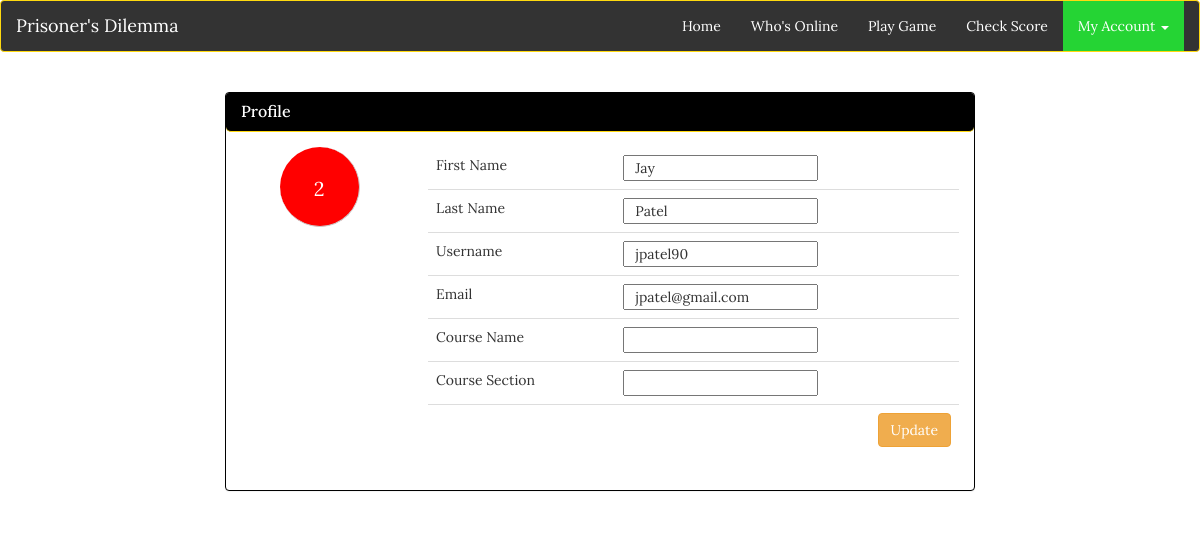
The app's page /edit_profile.php (signed in), older data.
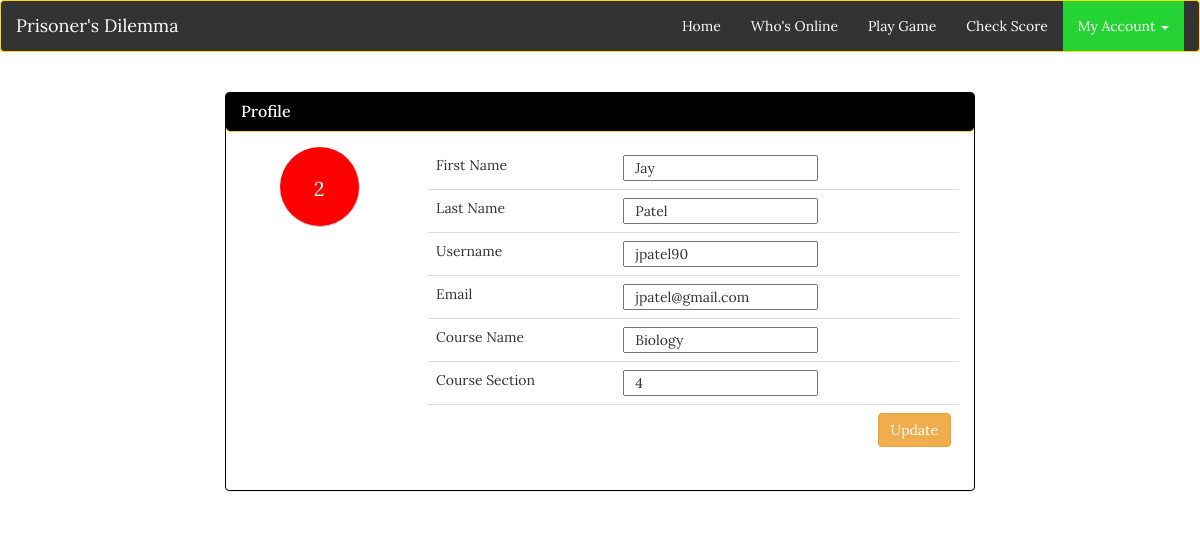
The same page, newer data.
### tables this page shows
CREATE TABLE IF NOT EXISTS `users` (
  `id` int(11) NOT NULL,
  `usernames` varchar(255) NOT NULL,
  `first_name` varchar(255) NOT NULL,
  `last_name` varchar(255) NOT NULL,
  `email` varchar(255) NOT NULL,
  `confirmed_email` varchar(255) NOT NULL,
  `pw` varchar(255) NOT NULL,
  `confirmed_pw` varchar(255) NOT NULL,
  `course` varchar(12) DEFAULT NULL,
  `section` int(2) DEFAULT NULL,
  `online_status` int(1) NOT NULL DEFAULT '0'
);

### session.php (called while the page is built, shortened)
<?php
$mysqli = new mysqli("localhost","root","", "zillionsparks_db");
$user_check=$_SESSION['login_user'];
$result = $mysqli->query("SELECT * from users where usernames='$user_check'");
$row = $result->fetch_assoc();
$login_id=$row['id'];
$login_session =$row['first_name'];
$login_lname=$row['last_name'];
$login_uname=$row['usernames'];
$login_session_email=$row['email'];
$course=$row['course'];
$section=$row['section'];
?>

### edit_profile.php (the view, shortened to what this page needs)
<?php
	include('session.php');
?>
<!doctype html>
<html>
<head>
	<link rel="stylesheet" href="https://maxcdn.bootstrapcdn.com/bootstrap/3.3.5/css/bootstrap.min.css">
	<link href="css/stylesheet.css" rel="stylesheet">
	<link href="css/custom.css" rel="stylesheet">
</head>
<body>
	<header class="navbar navbar-default">
		<div class="container-fluid">
			<div class="navbar-header">
				<a class="navbar-brand" href="index.html">Prisoner's Dilemma</a>
			</div>
			<div class="collapse navbar-collapse" id="collapse">
				<ul class="nav navbar-nav navbar-right">
					<li><a href="index.php">Home</a></li>
					<li><a href="useronline.php">Who's Online</a></li>
					<li><a href="playgame.html">Play Game</a></li>
					<li><a href="">Check Score</a></li>
					<li class="dropdown active">
						<a href="" class="dropdown-toggle" data-toggle="dropdown" role="button" aria-haspopup="true" aria-expanded="false">My Account <span class="caret"></span></a>
					</li>
				</ul>
			</div>
		</div>
	</header>
	<div class="container">
		<div class="row">
			<div class="col-xs-12 col-sm-12 col-md-8 col-lg-8 col-xs-offset-0 col-sm-offset-0 col-md-offset-2 col-lg-offset-2 top-margin" >
				<div class="panel panel-info">
					<div class="panel-heading">
						<h3 class="panel-title">Profile</h3>
					</div>
					<div class="panel-body">
						<div class="row">
							<div class="col-sm-3 col-md-3 col-lg-3" align="center">
								<div class="outerContainer red">
									<div class="innerContainer"><br><?php echo $login_id; ?>
									</div>
								</div>
							</div>
							<div class="col-sm-9 col-md-9 col-lg-9 ">
								<table class="table table-user-information">
									<form method="post" action="<?php  echo htmlspecialchars($_SERVER["PHP_SELF"]); ?>">
										<tr>
											<td>First Name</td>
											<td><input type="text" name ="fname" value="<?php echo $login_session ?>" /></td>
										</tr>
											<tr>
											<td>Last Name</td>
											<td><input type="text" name ="lname" value="<?php echo $login_lname; ?>" /></td>
										</tr>
										<tr>
											<td>Username</td>
											<td><input type="text" name ="Username" value="<?php echo $login_uname; ?>" /></td>
										</tr>
										<tr>
											<td>Email</td>
											<td><input type="text" name ="Email" value="<?php echo $login_session_email; ?>" /></td>
										</tr>
										<tr>
											<td>Course Name</td>
											<td><input type="text" name ="CourseName" value="<?php echo $course; ?>" /></td>
										</tr>
										<tr>
											<td>Course Section</td>
											<td><input type="text" name ="Section" value="<?php echo $section; ?>" /></td>
										</tr>
										<tr>
											<td> </td>
											<td>
												<input type="submit" name="submit" value="Update" class="btn btn-default dropdown-toggle btn-warning" style="float:right" id="editbtn" />
											</td>
										</tr>
									</form>
								</table>
							</div>
						</div>
					</div>
				</div>
			</div>
		</div>
	</div>
</body>
</html>

Row changes from the older to the newer data that the page shows:
changed users "Jay": CourseName (not shown) → "Biology"; Section (not shown) → "4"
